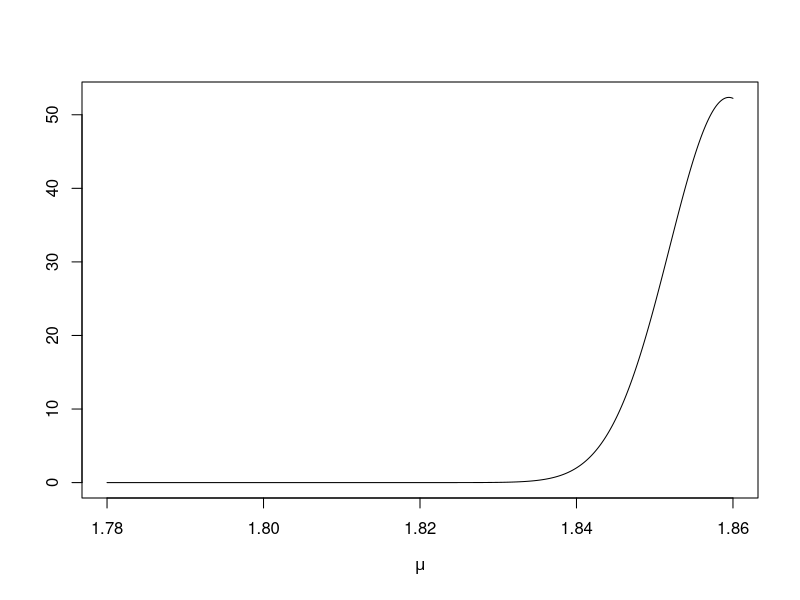
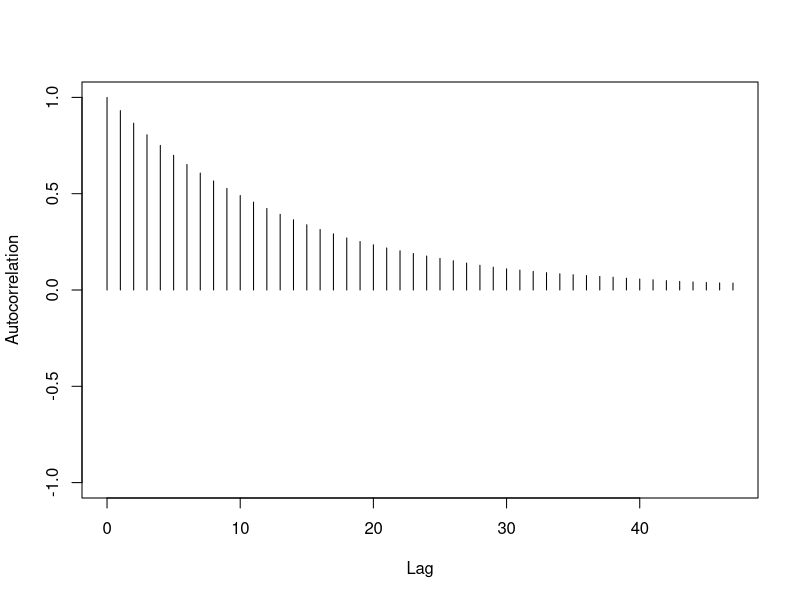
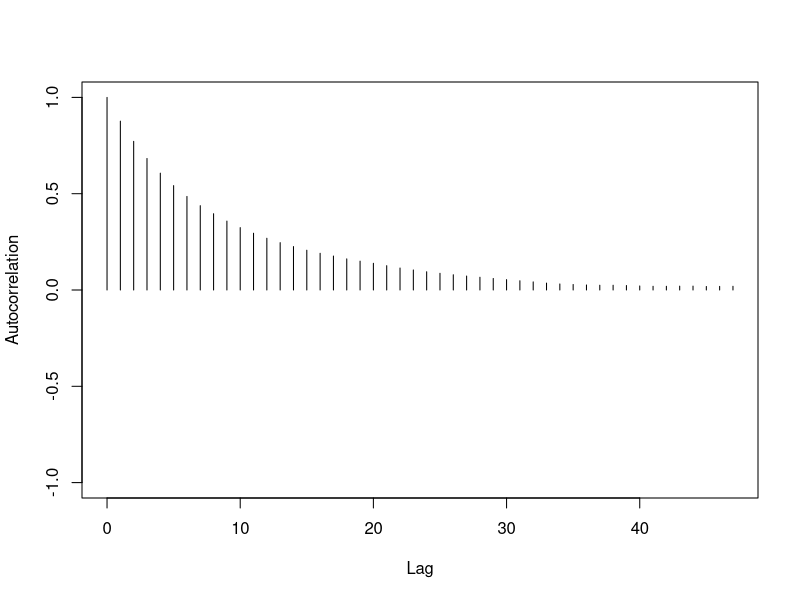
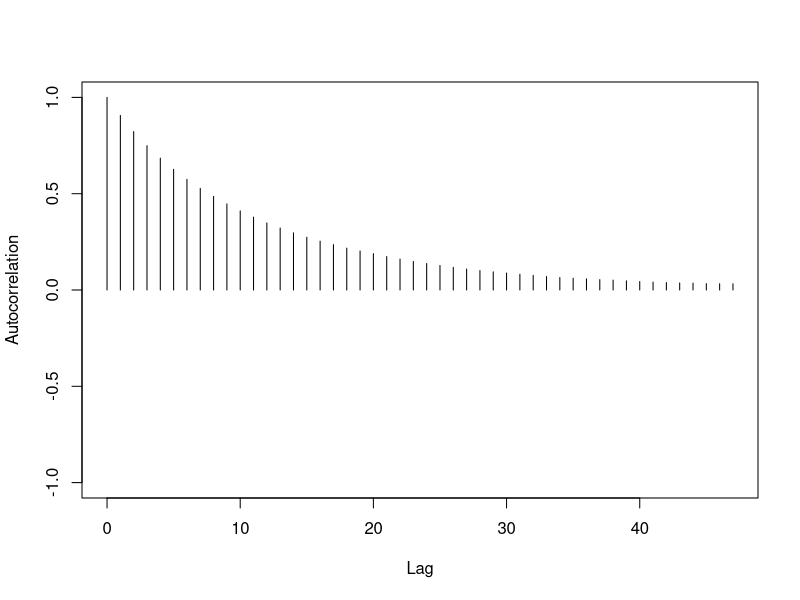
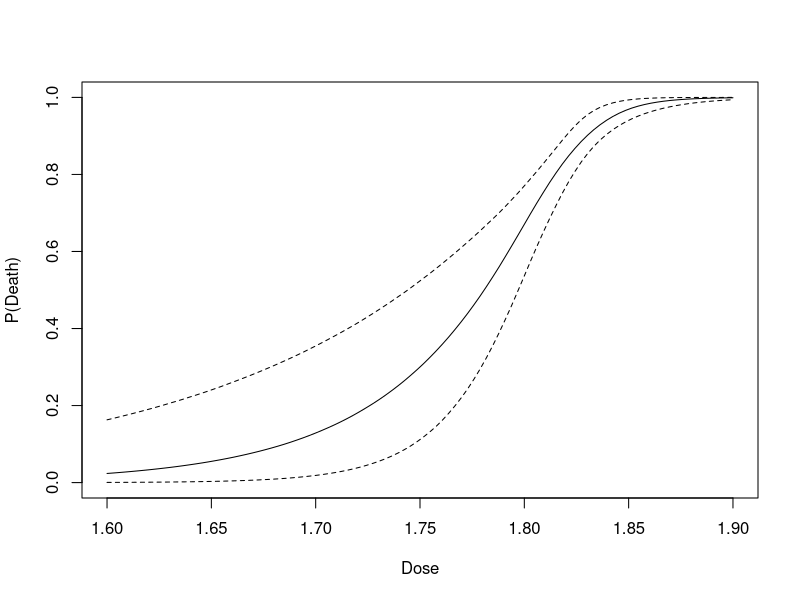
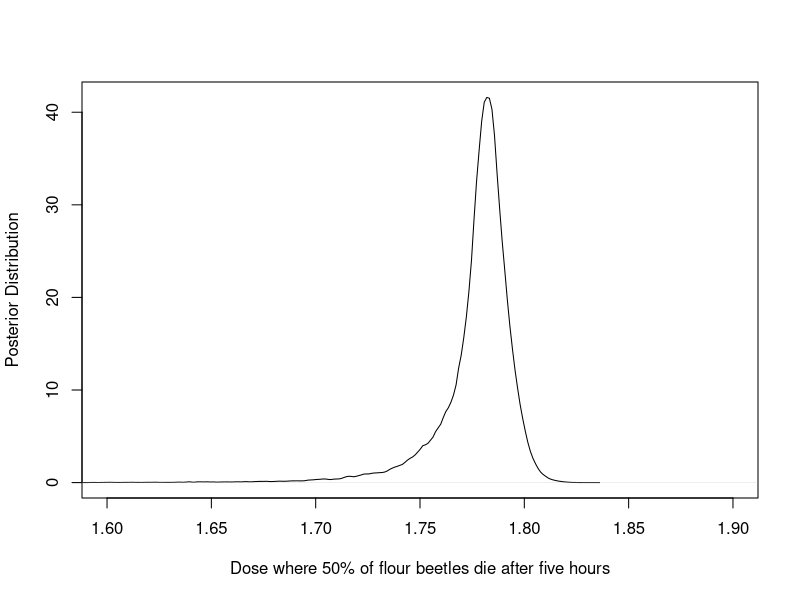

Write the R code that produced these figures, in order.
library(LearnBayes)
library(coda)

#Raw Data
w <- c(1.6907,1.7242,1.7552,1.7842,1.8113,1.8369,1.8610,1.8839)
y <- c(6,13,18,28,52,53,61,60)
n <- c(59,60,62,56,63,59,62,60)

#Initialization
niter <- 60000
nstart <- 5
k <- 2.0
mu <- matrix(0,niter,nstart)
theta2 <- matrix(0,niter,nstart)
theta3 <- matrix(0,niter,nstart)
sigma <- matrix(0,niter,nstart)
m1 <- matrix(0,niter,nstart)

logpost <- function(theta,data) {
  mu <- theta[1]
  theta2 <- theta[2]
  theta3 <- theta[3]

  sigma <- exp(theta2)
  m1 <- exp(theta3)
  a0 <- 0.25
  b0 <- 4.0
  y <- data[,1]
  w <- data[,2]
  n <- data[,3]
  
  z <- 0
  for (i in 1:8) {
    x <- (w[i] - mu)/exp(theta2)
    p <- (exp(x)/(1 + exp(x)))**(exp(theta3))
    if (p == 1) return(-Inf)
    z <- z + y[i]*log(p) + (n[i] - y[i])*log(1 - p)
  }
  z <- z - b0*exp(theta3) + a0*theta3
  return(z)
}

#Normal approximation and starting values
lap <- laplace(logpost,c(0,1,1),cbind(y,w,n))
propvar <- k*lap$var
start <- matrix(rmt(nstart,lap$mode,2.0*lap$var,4),ncol=3)

x <- seq(1.78,1.86,length=1000)
plot(x,dnorm(x,lap$mode[1],sqrt(lap$var[1,1])),type="l",xlab=expression(mu),ylab="")

for (i in 1:nstart) {
  #Initialize starting values and acceptance count
  mu[1,i] <- start[i,1]
  theta2[1,i] <- start[i,2]
  theta3[1,i] <- start[i,3]
  ar <- 0

  for (j in 2:niter) {
    old <- c(mu[j-1,i],theta2[j-1,i],theta3[j-1,i])
    mu[j,i] <- old[1]
    theta2[j,i] <- old[2]
    theta3[j,i] <- old[3]
    sigma[j,i] <- exp(theta2[j,i])
    m1[j,i] <- exp(theta3[j,i])

    cand <- rmnorm(1,c(mu[j-1,i],theta2[j-1,i],theta3[j-1,i]),propvar)
    lpo <- logpost(old,cbind(y,w,n))
    lpn <- logpost(as.vector(cand),cbind(y,w,n))

    if (lpn - lpo > log(runif(1))) {
       mu[j,i] <- cand[1,1]
       theta2[j,i] <- cand[1,2]
       theta3[j,i] <- cand[1,3]
       sigma[j,i] <- exp(theta2[j,i])
       m1[j,i] <- exp(theta3[j,i])

       ar <- ar + 1
    }
  }
  print(ar/niter)
}

autocorr.diag(as.mcmc(mu[,1]))
autocorr.plot(as.mcmc(mu[,1]))
autocorr.diag(as.mcmc(theta2[,1]))
autocorr.plot(as.mcmc(theta2[,1]))
autocorr.diag(as.mcmc(theta3[,1]))
autocorr.plot(as.mcmc(theta3[,1]))
summary(as.mcmc(mu[,1]))
summary(as.mcmc(theta2[,1]))
summary(as.mcmc(theta3[,1]))
raftery.diag(as.mcmc(mu[,1]))
raftery.diag(as.mcmc(theta2[,1]))
raftery.diag(as.mcmc(theta3[,1]))

draws <- cbind(c(mu[101:60000,1],mu[101:60000,2],mu[101:60000,3],mu[101:60000,4],mu[101:60000,5]),
  c(exp(theta2[101:60000,1]),exp(theta2[101:60000,1]),exp(theta2[101:60000,1]),exp(theta2[101:60000,1]),exp(theta2[101:60000,1])),
  c(exp(theta3[101:60000,1]),exp(theta3[101:60000,2]),exp(theta3[101:60000,3]),exp(theta3[101:60000,4]),exp(theta3[101:60000,5])))

dose <- seq(1.60,1.90,length=100)
p <- matrix(0,nrow=299500,ncol=100)
for (i in 1:100) {
  x <- (dose[i] - draws[,1])/draws[,2]
  p1 <- exp(x)/(1 + exp(x))
  p[,i] <- p1**draws[,3]
}

plot(dose,apply(p,2,median),xlab="Dose",ylab="P(Death)",type="l",ylim=c(0,1),xlim=c(1.60,1.90))
lines(dose,apply(p,2,quantile,0.05),lty=2)
lines(dose,apply(p,2,quantile,0.95),lty=2)

w50 <- draws[,1] + draws[,2]*log((0.5**(1/draws[,3]))/(1 - 0.5**(1/draws[,3])))
plot(density(w50),xlab="Dose where 50% of flour beetles die after five hours",main="",ylab="Posterior Distribution",xlim=c(1.6,1.9))
quantile(w50,c(0.05,0.5,0.95))
